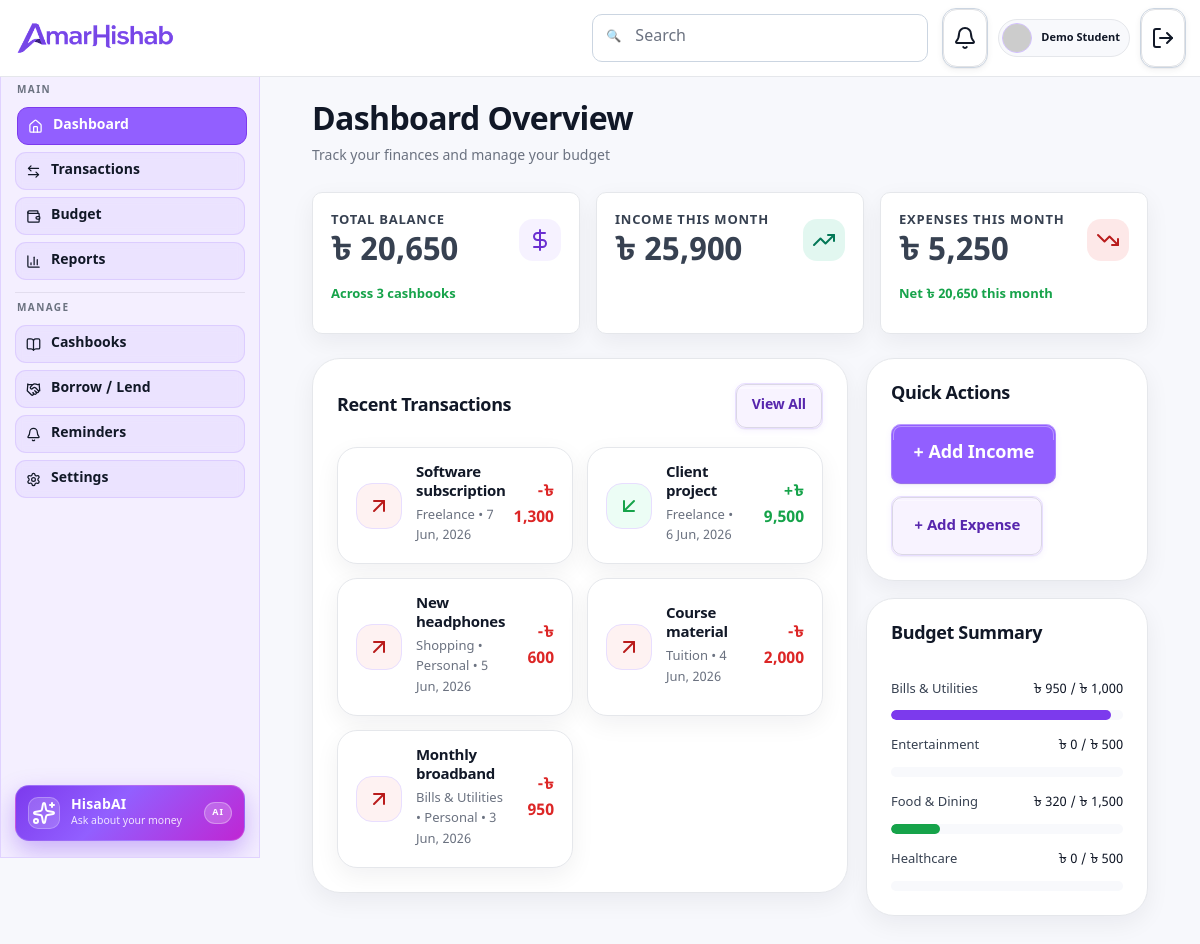
/pages/dashboard.php (signed in), run on the app's committed database.
### tables this page shows
CREATE TABLE transactions (
	id          INT UNSIGNED AUTO_INCREMENT PRIMARY KEY,
	user_id     INT UNSIGNED NOT NULL,
	cashbook_id INT UNSIGNED NOT NULL,
	category_id INT UNSIGNED NULL,
	direction   ENUM('in','out') NOT NULL,
	amount      DECIMAL(12,2) NOT NULL,
	mode        ENUM('cash','bank','mobile') NOT NULL DEFAULT 'cash',
	bill        VARCHAR(120) NULL,
	details     VARCHAR(255) NULL,
	occurred_at DATETIME     NOT NULL,
	created_at  TIMESTAMP    NOT NULL DEFAULT CURRENT_TIMESTAMP,
	CONSTRAINT fk_txn_user FOREIGN KEY (user_id)
		REFERENCES users(id) ON DELETE CASCADE,
	CONSTRAINT fk_txn_cashbook FOREIGN KEY (cashbook_id)
		REFERENCES cashbooks(id) ON DELETE CASCADE,
	CONSTRAINT fk_txn_category FOREIGN KEY (category_id)
		REFERENCES budget_categories(id) ON DELETE SET NULL,
	INDEX idx_txn_cashbook (cashbook_id),
	INDEX idx_txn_user_date (user_id, occurred_at)
);

CREATE TABLE budget_categories (
	id           INT UNSIGNED AUTO_INCREMENT PRIMARY KEY,
	user_id      INT UNSIGNED NOT NULL,
	cashbook_id  INT UNSIGNED NULL,
	name         VARCHAR(120) NOT NULL,
	icon         VARCHAR(60)  NULL,
	color        VARCHAR(20)  NULL,
	limit_amount DECIMAL(12,2) NOT NULL DEFAULT 0,
	created_at   TIMESTAMP    NOT NULL DEFAULT CURRENT_TIMESTAMP,
	CONSTRAINT fk_budget_user FOREIGN KEY (user_id)
		REFERENCES users(id) ON DELETE CASCADE,
	CONSTRAINT fk_budget_cashbook FOREIGN KEY (cashbook_id)
		REFERENCES cashbooks(id) ON DELETE SET NULL,
	INDEX idx_budget_user (user_id)
);

CREATE TABLE cashbooks (
	id          INT UNSIGNED AUTO_INCREMENT PRIMARY KEY,
	user_id     INT UNSIGNED NOT NULL,
	name        VARCHAR(120) NOT NULL,
	description VARCHAR(255) NULL,
	status      ENUM('live','review') NOT NULL DEFAULT 'live',
	created_at  TIMESTAMP    NOT NULL DEFAULT CURRENT_TIMESTAMP,
	CONSTRAINT fk_cashbooks_user FOREIGN KEY (user_id)
		REFERENCES users(id) ON DELETE CASCADE,
	INDEX idx_cashbooks_user (user_id)
);

### includes/auth.php (called while the page is built, shortened)
<?php
function current_user(): ?array
{
	return $_SESSION['user'] ?? null;
}

### config/db.php (called while the page is built, shortened)
<?php
function app_config(): array
{
	$local  = __DIR__ . '/config.local.php';
	$sample = __DIR__ . '/config.sample.php';
	$config = file_exists($local) ? require $local : require $sample;
	return $config;
}
function db(): PDO
{
	static $pdo = null;
	if ($pdo instanceof PDO) {
		return $pdo;
	}
	$cfg = app_config()['db'];
	$host    = getenv('DB_HOST')    ?: $cfg['host'];
	$port    = getenv('DB_PORT')    ?: $cfg['port'];
	$name    = getenv('DB_NAME')    ?: $cfg['name'];
	$charset = getenv('DB_CHARSET') ?: $cfg['charset'];
	$user    = getenv('DB_USER')    ?: $cfg['user'];
	$pass    = getenv('DB_PASS') !== false ? getenv('DB_PASS') : $cfg['pass'];
	$dsn = sprintf('mysql:host=%s;port=%s;dbname=%s;charset=%s', $host, $port, $name, $charset);
	$options = [
		PDO::ATTR_ERRMODE            => PDO::ERRMODE_EXCEPTION,
		PDO::ATTR_DEFAULT_FETCH_MODE => PDO::FETCH_ASSOC,
		PDO::ATTR_EMULATE_PREPARES   => false,
	];
	$ssl = getenv('DB_SSL') !== false ? getenv('DB_SSL') : ($cfg['ssl'] ?? false);
	if (filter_var($ssl, FILTER_VALIDATE_BOOLEAN)) {
		$options[PDO::MYSQL_ATTR_SSL_VERIFY_SERVER_CERT] = false;
		$options[PDO::MYSQL_ATTR_SSL_CA] = getenv('DB_SSL_CA') ?: ($cfg['ssl_ca'] ?? null);
		if (empty($options[PDO::MYSQL_ATTR_SSL_CA])) {
			unset($options[PDO::MYSQL_ATTR_SSL_CA]);
		}
	}
	$pdo = new PDO($dsn, $user, $pass, $options);
	return $pdo;
}

### includes/cashbooks.php (called while the page is built, shortened)
<?php
require_once __DIR__ . '/../config/db.php';
function cashbooks_for_user(int $userId): array
{
	$sql = 'SELECT c.id, c.name, c.description, c.status, c.created_at,
				COALESCE(SUM(CASE WHEN t.direction = \'in\'  THEN t.amount END), 0) AS cash_in,
				COALESCE(SUM(CASE WHEN t.direction = \'out\' THEN t.amount END), 0) AS cash_out
			FROM cashbooks c
			LEFT JOIN transactions t ON t.cashbook_id = c.id
			WHERE c.user_id = ?
			GROUP BY c.id
			ORDER BY c.created_at DESC';
	$stmt = db()->prepare($sql);
	$stmt->execute([$userId]);
	$rows = $stmt->fetchAll();
	return $rows;
}

### includes/helpers.php (called while the page is built, shortened)
<?php
function e(?string $value): string
{
	return htmlspecialchars($value ?? '', ENT_QUOTES, 'UTF-8');
}
function taka($amount): string
{
	$value = is_numeric($amount) ? (float) $amount : 0.0;
	return '৳ ' . number_format($value);
}

### includes/transactions.php (called while the page is built, shortened)
<?php
require_once __DIR__ . '/../config/db.php';
function transactions_for_user(int $userId, array $filters = []): array
{
	$where  = ['t.user_id = ?'];
	$params = [$userId];
	if (!empty($filters['from'])) {
		$where[] = 't.occurred_at >= ?';
		$params[] = $filters['from'] . ' 00:00:00';
	}
	if (!empty($filters['to'])) {
		$where[] = 't.occurred_at <= ?';
		$params[] = $filters['to'] . ' 23:59:59';
	}
	$sql = 'SELECT t.*, c.name AS cashbook_name, bc.name AS category_name
			FROM transactions t
			JOIN cashbooks c ON c.id = t.cashbook_id
			LEFT JOIN budget_categories bc ON bc.id = t.category_id
			WHERE ' . implode(' AND ', $where) . '
			ORDER BY t.occurred_at DESC, t.id DESC';
	$stmt = db()->prepare($sql);
	$stmt->execute($params);
	return $stmt->fetchAll();
}

### includes/budget.php (called while the page is built, shortened)
<?php
require_once __DIR__ . '/../config/db.php';
function budget_categories_with_spent(int $userId, ?int $cashbookId = null): array
{
	$where  = ['bc.user_id = ?'];
	$params = [$userId];
	$sql = 'SELECT bc.id, bc.name, bc.icon, bc.color, bc.limit_amount, bc.cashbook_id,
				c.name AS cashbook_name,
				COALESCE((
					SELECT SUM(t.amount) FROM transactions t
					WHERE t.category_id = bc.id AND t.direction = \'out\'
					  AND t.occurred_at BETWEEN DATE_FORMAT(CURDATE(), \'%Y-%m-01 00:00:00\') AND DATE_FORMAT(LAST_DAY(CURDATE()), \'%Y-%m-%d 23:59:59\')
				), 0) AS spent
			FROM budget_categories bc
			LEFT JOIN cashbooks c ON c.id = bc.cashbook_id
			WHERE ' . implode(' AND ', $where) . '
			ORDER BY bc.name';
	$stmt = db()->prepare($sql);
	$stmt->execute($params);
	return $stmt->fetchAll();
}

### pages/dashboard.php (the view, shortened to what this page needs)
<?php
require_once __DIR__ . '/../includes/cashbooks.php';
require_once __DIR__ . '/../includes/transactions.php';
require_once __DIR__ . '/../includes/budget.php';
$userId = current_user()['id'];
$books  = cashbooks_for_user($userId);
$totalBalance = 0.0;
foreach ($books as $b) {
	$totalBalance += (float) $b['balance'];
}
$monthStart = date('Y-m-01');
$today      = date('Y-m-d');
$monthTx    = transactions_for_user($userId, ['from' => $monthStart, 'to' => $today]);
$incomeMonth = 0.0;
$expenseMonth = 0.0;
foreach ($monthTx as $t) {
	if ($t['direction'] === 'in') $incomeMonth += (float) $t['amount'];
	else                          $expenseMonth += (float) $t['amount'];
}
$recent = array_slice(transactions_for_user($userId), 0, 5);
$summaryCats = array_slice(budget_categories_with_spent($userId), 0, 4);
?>
<!DOCTYPE html>
<html lang="en">
<head>
	<link rel="stylesheet" href="../styles/main.css" />
	<link rel="stylesheet" href="../styles/pages/dashboard.css" />
</head>
<body data-page-title="Dashboard Overview">
	<div class="dashboard-layout">
		<?php include __DIR__ . '/../partials/navbar.php'; ?>
		<div class="dashboard-body">
			<?php include __DIR__ . '/../partials/sidebar.php'; ?>
			<main class="dashboard-main">
				<section class="container dashboard-page">
					<div class="dashboard-hero">
						<div class="dashboard-hero-copy">
							<h1>Dashboard Overview</h1>
							<p>Track your finances and manage your budget</p>
						</div>
					</div>
					<div class="dashboard-summary">
						<article class="stat-card surface">
							<div class="stat-top">
								<div>
									<p class="stat-title">Total Balance</p>
									<p class="stat-value"><?= e(taka($totalBalance)) ?></p>
								</div>
								<div class="dashboard-stat-icon">
									<i data-lucide="dollar-sign" aria-hidden="true"></i>
								</div>
							</div>
							<p class="stat-sub stat-sub-success">Across <?= count($books) ?> cashbook<?= count($books) === 1 ? '' : 's' ?></p>
						</article>
						<article class="stat-card surface">
							<div class="stat-top">
								<div>
									<p class="stat-title">Income this Month</p>
									<p class="stat-value"><?= e(taka($incomeMonth)) ?></p>
								</div>
								<div class="dashboard-stat-icon dashboard-stat-icon--mint">
									<i data-lucide="trending-up" aria-hidden="true"></i>
								</div>
							</div>
						</article>
						<article class="stat-card surface">
							<div class="stat-top">
								<div>
									<p class="stat-title">Expenses this Month</p>
									<p class="stat-value"><?= e(taka($expenseMonth)) ?></p>
								</div>
								<div class="dashboard-stat-icon dashboard-stat-icon--red">
									<i data-lucide="trending-down" aria-hidden="true"></i>
								</div>
							</div>
							<p class="stat-sub <?= ($incomeMonth - $expenseMonth) >= 0 ? 'stat-sub-success' : 'stat-sub-danger' ?>">Net <?= e(taka($incomeMonth - $expenseMonth)) ?> this month</p>
						</article>
					</div>
					<div class="dashboard-grid">
						<div class="dashboard-left">
							<section class="surface dashboard-card">
								<div class="dashboard-card-header">
									<h3>Recent Transactions</h3>
									<a class="btn btn-secondary btn-sm" href="./transactions.php">View All</a>
								</div>
								<div class="dashboard-transaction-list">
									<?php if (empty($recent)): ?>
										<p class="dashboard-empty">No transactions yet.</p>
									<?php else: ?>
										<?php foreach ($recent as $t): ?>
											<?php
												$isIn  = $t['direction'] === 'in';
												$title = $t['details'] ?: ($t['bill'] ?: ($isIn ? 'Cash In' : 'Cash Out'));
												$meta  = trim(($t['category_name'] ? $t['category_name'] . ' • ' : '') . $t['cashbook_name'] . ' • ' . date('j M, Y', strtotime($t['occurred_at'])));
											?>
											<div class="transaction-card">
												<div class="tx-left">
													<div class="tx-icon" style="background:<?= $isIn ? '#ecfdf5' : '#fef2f2' ?>; color:<?= $isIn ? '#16a34a' : '#b91c1c' ?>;">
														<i data-lucide="<?= $isIn ? 'arrow-down-left' : 'arrow-up-right' ?>" aria-hidden="true"></i>
													</div>
													<div>
														<h4 class="tx-title"><?= e($title) ?></h4>
														<p class="tx-meta"><?= e($meta) ?></p>
													</div>
												</div>
												<div class="tx-amount <?= $isIn ? 'text-success' : 'text-danger' ?>"><?= $isIn ? '+' : '-' ?><?= e(taka($t['amount'])) ?></div>
											</div>
										<?php endforeach; ?>
									<?php endif; ?>
								</div>
							</section>
						</div>
						<div class="dashboard-right">
							<section class="surface dashboard-card quick-actions">
								<div class="dashboard-card-header">
									<h3>Quick Actions</h3>
								</div>
								<div class="action-buttons">
									<button class="btn btn-primary" type="button" data-modal-target="#dashboard-cash-in-modal" aria-haspopup="dialog" aria-controls="dashboard-cash-in-modal">
										<span>+ Add Income</span>
									</button>
									<button class="btn btn-secondary" type="button" data-modal-target="#dashboard-cash-out-modal" aria-haspopup="dialog" aria-controls="dashboard-cash-out-modal">
										<span>+ Add Expense</span>
									</button>
								</div>
						</section>
					<section class="surface dashboard-card budget-summary">
						<div class="dashboard-card-header">
							<h3>Budget Summary</h3>
						</div>
							<?php if (empty($summaryCats)): ?>
									<p class="dashboard-empty">No budget categories yet.</p>
								<?php else: ?>
									<?php $fillColors = ['budget-fill--purple', 'budget-fill--blue', 'budget-fill--green', 'budget-fill--purple']; ?>
									<?php foreach ($summaryCats as $i => $cat): ?>
										<?php
											$spent = (float) $cat['spent'];
											$limit = (float) $cat['limit_amount'];
											$pct   = $limit > 0 ? (int) round(min(100, $spent / $limit * 100)) : 0;
										?>
										<div class="budget-item">
											<div class="budget-item-head">
												<p><?= e($cat['name']) ?></p>
												<span><?= e(taka($spent)) ?> / <?= e(taka($limit)) ?></span>
											</div>
											<div class="budget-track">
												<span class="budget-fill <?= $fillColors[$i % count($fillColors)] ?>" style="width: <?= $pct ?>%"></span>
											</div>
										</div>
									<?php endforeach; ?>
								<?php endif; ?>
							</section>
						</div>
					</div>
				</section>
			</main>
		</div>
	</div>
</body>
</html>

### data on the page
transactions: details "Software subscription", meta "Freelance • 7 Jun, 2026", amount "৳ 1,300"
transactions: details "Client project", meta "Freelance • 6 Jun, 2026", amount "৳ 9,500"
transactions: details "New headphones", meta "Shopping • Personal • 5 Jun, 2026", amount "৳ 600"
transactions: details "Course material", meta "Tuition • 4 Jun, 2026", amount "৳ 2,000"
transactions: details "Monthly broadband", meta "Bills & Utilities • Personal • 3 Jun, 2026", amount "৳ 950"
budget_categories: name "Bills & Utilities", spent "৳ 950", limit_amount "৳ 1,000", $pct 95 (drawn)
budget_categories: name "Entertainment", spent "৳ 0", limit_amount "৳ 500"
budget_categories: name "Food & Dining", spent "৳ 320", limit_amount "৳ 1,500", $pct 21 (drawn)
budget_categories: name "Healthcare", spent "৳ 0", limit_amount "৳ 500"

### other printed values
$navUser['name'] "Demo Student"
taka($totalBalance) "৳ 20,650"
count($books) "3"
taka($incomeMonth) "৳ 25,900"
taka($expenseMonth) "৳ 5,250"
taka($incomeMonth - $expenseMonth) "৳ 20,650"
